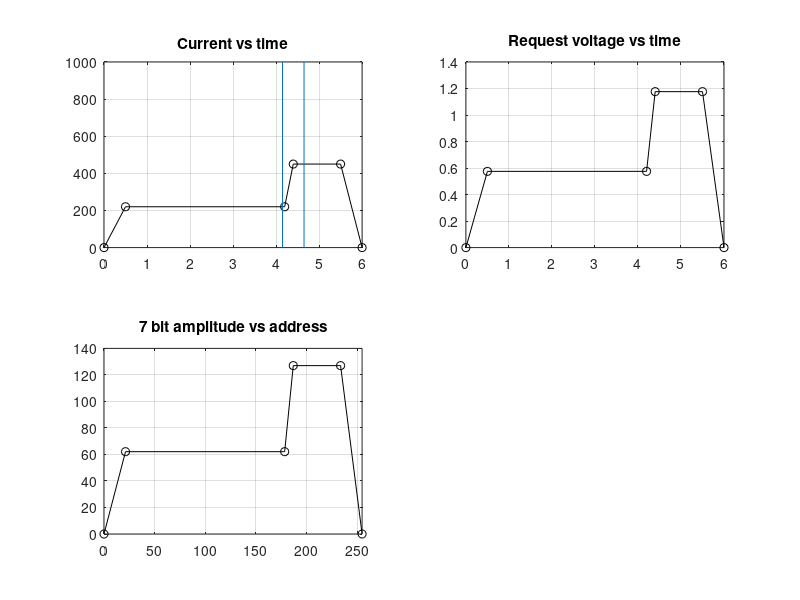

This chart was generated by the following MATLAB code:
% Programming the Wavetek SG
clear all
close all

RFpulseLength = 0.5;
RFStart = 4.15;
RFEnd = RFStart + RFpulseLength;

Ymax = 127;
Ymin = 0  ;

Xmin = 0  ;
Xmax = 255;

Ical = 382.6; % [A/V]

CurrentProgram = 11;

switch CurrentProgram
    case 8 
        I = [0,220 ,220 ,220  ,220  ,0];
        t = [0,0.5 ,4.2 ,4.4  ,5.5  ,6];
    case 9
        I = [0,220 ,220 ,340  ,340  ,0];
        t = [0,0.5 ,4.2 ,4.4  ,5.5  ,6];
    case 10
        I = [0,220 ,220 ,350  ,350  ,0];
        t = [0,0.5 ,4.2 ,4.4  ,5.5  ,6];
    case 11
        I = [0,220 ,220 ,450  ,450  ,0];
        t = [0,0.5 ,4.2 ,4.4  ,5.5  ,6];
end

% Convert the desired current to voltge request level:
V = I/Ical;

% Convert request voltage and time to bits:
Y = V*(Ymax/max(V));
X = t*(Xmax/max(t));

% Plot data
figure
subplot(2,2,1)
hold on
plot(t,I,'ko-')
line([RFStart,RFStart],[0,1e3])
line([RFEnd,RFEnd],[0,1e3])
box on
title('Current vs time')
grid on

subplot(2,2,2)
plot(t,V,'ko-')
box on
title('Request voltage vs time')
grid on

subplot(2,2,3)
plot(X,Y,'ko-')
title('7 bit amplitude vs address')
xlim([Xmin,Xmax])
grid on

set(gcf,'color','w','Position',[600  60  500  550])
